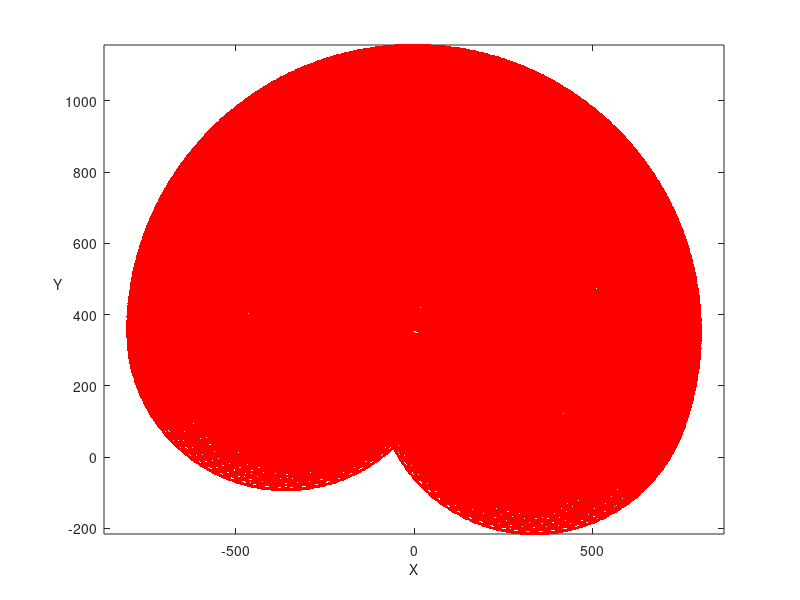

Source code (MATLAB):
clear ; close all ; clc ;
%initialisation
OA = 352 ; AB = 360 ; BC = 360 ; CP = 85 ;

l1 = AB ; l2 = BC ; l3 = CP ;

theta1 = linspace(180,-20,100) ;
theta2 = linspace(130,-310,100) ;
theta3 = linspace(115,-115,100);

[THETA1 , THETA2 , THETA3] = meshgrid (theta1,theta2,theta3);%matrice comportant les angle

Bx = l1*cosd(THETA1);
By = OA + l1*sind(THETA1);
    
Cx = Bx + l2*cosd(THETA1 + THETA2);
Cy = By + l2*sind(THETA1 + THETA2);

X = Cx + l3*cosd(THETA1 + THETA2 + THETA3);
Y = Cy + l3*sind(THETA1 + THETA2 + THETA3);

data1 = [X(:) Y(:) THETA1(:)];
data2 = [X(:) Y(:) THETA2(:)];
data3 = [X(:) Y(:) THETA3(:)];

plot(X(:),Y(:),'r.')
axis equal;
xlabel('X','fontsize',10)
ylabel('Y','fontsize',10,'Rotation',0)%nom de axe verticale
